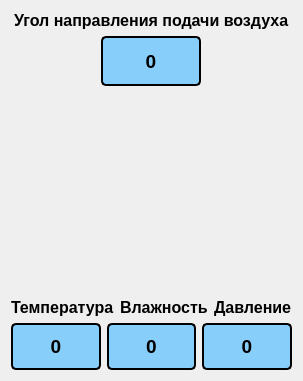
        <widget class="QWidget" name="tab_5">
         <property name="styleSheet">
          <string notr="true"/>
         </property>
         <attribute name="title">
          <string>Кондиционер 3</string>
         </attribute>
         <layout class="QVBoxLayout" name="verticalLayout_6">
          <item alignment="Qt::AlignHCenter">
           <widget class="QLabel" name="label_9">
            <property name="font">
             <font>
              <pointsize>12</pointsize>
              <bold>true</bold>
             </font>
            </property>
            <property name="text">
             <string>Угол направления подачи воздуха</string>
            </property>
           </widget>
          </item>
          <item alignment="Qt::AlignHCenter">
           <widget class="QLabel" name="labelDegree3">
            <property name="minimumSize">
             <size>
              <width>100</width>
              <height>50</height>
             </size>
            </property>
            <property name="maximumSize">
             <size>
              <width>100</width>
              <height>50</height>
             </size>
            </property>
            <property name="sizeIncrement">
             <size>
              <width>0</width>
              <height>0</height>
             </size>
            </property>
            <property name="font">
             <font>
              <pointsize>14</pointsize>
              <bold>true</bold>
             </font>
            </property>
            <property name="styleSheet">
             <string notr="true">QLabel{
border: 2px solid #000000;
border-radius:5px;
background-color:#87CEFA;
padding:10px;
}</string>
            </property>
            <property name="text">
             <string>0</string>
            </property>
            <property name="alignment">
             <set>Qt::AlignCenter</set>
            </property>
           </widget>
          </item>
          <item alignment="Qt::AlignHCenter">
           <widget class="QLabel" name="label_35">
            <property name="minimumSize">
             <size>
              <width>200</width>
              <height>200</height>
             </size>
            </property>
            <property name="maximumSize">
             <size>
              <width>200</width>
              <height>200</height>
             </size>
            </property>
            <property name="font">
             <font>
              <pointsize>9</pointsize>
             </font>
            </property>
            <property name="text">
             <string/>
            </property>
            <property name="textFormat">
             <enum>Qt::AutoText</enum>
            </property>
            <property name="pixmap">
             <pixmap resource="resource.qrc">:/img/img/conder3.png</pixmap>
            </property>
            <property name="scaledContents">
             <bool>true</bool>
            </property>
           </widget>
          </item>
          <item>
           <layout class="QHBoxLayout" name="horizontalLayout_15">
            <item alignment="Qt::AlignHCenter">
             <widget class="QLabel" name="label_36">
              <property name="font">
               <font>
                <pointsize>12</pointsize>
                <bold>true</bold>
               </font>
              </property>
              <property name="text">
               <string>Температура</string>
              </property>
             </widget>
            </item>
            <item alignment="Qt::AlignHCenter">
             <widget class="QLabel" name="label_37">
              <property name="font">
               <font>
                <pointsize>12</pointsize>
                <bold>true</bold>
               </font>
              </property>
              <property name="text">
               <string>Влажность</string>
              </property>
             </widget>
            </item>
            <item alignment="Qt::AlignHCenter">
             <widget class="QLabel" name="label_38">
              <property name="font">
               <font>
                <pointsize>12</pointsize>
                <bold>true</bold>
               </font>
              </property>
              <property name="text">
               <string>Давление</string>
              </property>
             </widget>
            </item>
           </layout>
          </item>
          <item>
           <layout class="QHBoxLayout" name="horizontalLayout_14">
            <item>
             <widget class="QLabel" name="labelTemp3">
              <property name="font">
               <font>
                <pointsize>14</pointsize>
                <bold>true</bold>
               </font>
              </property>
              <property name="styleSheet">
               <string notr="true">QLabel{
border: 2px solid #000000;
border-radius:5px;
background-color:#87CEFA;
padding:10px;
}</string>
              </property>
              <property name="text">
               <string>0</string>
              </property>
              <property name="alignment">
               <set>Qt::AlignCenter</set>
              </property>
             </widget>
            </item>
            <item>
             <widget class="QLabel" name="labelHumidity3">
              <property name="font">
               <font>
                <pointsize>14</pointsize>
                <bold>true</bold>
               </font>
              </property>
              <property name="styleSheet">
               <string notr="true">QLabel{
border: 2px solid #000000;
border-radius:5px;
background-color:#87CEFA;
padding:10px;
}</string>
              </property>
              <property name="text">
               <string>0</string>
              </property>
              <property name="alignment">
               <set>Qt::AlignCenter</set>
              </property>
             </widget>
            </item>
            <item>
             <widget class="QLabel" name="labelPressure3">
              <property name="font">
               <font>
                <pointsize>14</pointsize>
                <bold>true</bold>
               </font>
              </property>
              <property name="styleSheet">
               <string notr="true">QLabel{
border: 2px solid #000000;
border-radius:5px;
background-color:#87CEFA;
padding:10px;
}</string>
              </property>
              <property name="text">
               <string>0</string>
              </property>
              <property name="alignment">
               <set>Qt::AlignCenter</set>
              </property>
             </widget>
            </item>
           </layout>
          </item>
         </layout>
        </widget>
